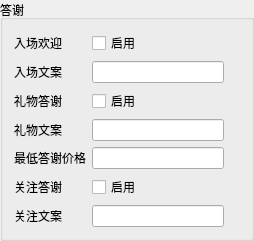
                <widget class="QGroupBox" name="groupBox_thanks">
                 <property name="title">
                  <string>答谢</string>
                 </property>
                 <layout class="QGridLayout" name="gridLayout_42" columnstretch="1,8,1">
                  <item row="6" column="0">
                   <widget class="QLabel" name="label_thanks_follow_enable">
                    <property name="text">
                     <string>关注答谢</string>
                    </property>
                   </widget>
                  </item>
                  <item row="0" column="0">
                   <widget class="QLabel" name="label_thanks_entrance_enable">
                    <property name="text">
                     <string>入场欢迎</string>
                    </property>
                   </widget>
                  </item>
                  <item row="2" column="0">
                   <widget class="QLabel" name="label_thanks_entrance_copy">
                    <property name="text">
                     <string>入场文案</string>
                    </property>
                   </widget>
                  </item>
                  <item row="5" column="1">
                   <widget class="QLineEdit" name="lineEdit_thanks_lowest_price"/>
                  </item>
                  <item row="7" column="0">
                   <widget class="QLabel" name="label_thanks_follow_copy">
                    <property name="text">
                     <string>关注文案</string>
                    </property>
                   </widget>
                  </item>
                  <item row="4" column="0">
                   <widget class="QLabel" name="label_thanks_gift_copy">
                    <property name="text">
                     <string>礼物文案</string>
                    </property>
                   </widget>
                  </item>
                  <item row="3" column="0">
                   <widget class="QLabel" name="label_thanks_gift_enable">
                    <property name="text">
                     <string>礼物答谢</string>
                    </property>
                   </widget>
                  </item>
                  <item row="7" column="1">
                   <widget class="QLineEdit" name="lineEdit_thanks_follow_copy"/>
                  </item>
                  <item row="2" column="2">
                   <spacer name="horizontalSpacer_7">
                    <property name="orientation">
                     <enum>Qt::Horizontal</enum>
                    </property>
                    <property name="sizeHint" stdset="0">
                     <size>
                      <width>40</width>
                      <height>20</height>
                     </size>
                    </property>
                   </spacer>
                  </item>
                  <item row="3" column="1">
                   <widget class="QCheckBox" name="checkBox_thanks_gift_enable">
                    <property name="text">
                     <string>启用</string>
                    </property>
                   </widget>
                  </item>
                  <item row="2" column="1">
                   <widget class="QLineEdit" name="lineEdit_thanks_entrance_copy"/>
                  </item>
                  <item row="5" column="0">
                   <widget class="QLabel" name="label_thanks_lowest_price">
                    <property name="text">
                     <string>最低答谢价格</string>
                    </property>
                   </widget>
                  </item>
                  <item row="4" column="1">
                   <widget class="QLineEdit" name="lineEdit_thanks_gift_copy"/>
                  </item>
                  <item row="0" column="1">
                   <widget class="QCheckBox" name="checkBox_thanks_entrance_enable">
                    <property name="text">
                     <string>启用</string>
                    </property>
                   </widget>
                  </item>
                  <item row="6" column="1">
                   <widget class="QCheckBox" name="checkBox_thanks_follow_enable">
                    <property name="text">
                     <string>启用</string>
                    </property>
                   </widget>
                  </item>
                 </layout>
                </widget>
